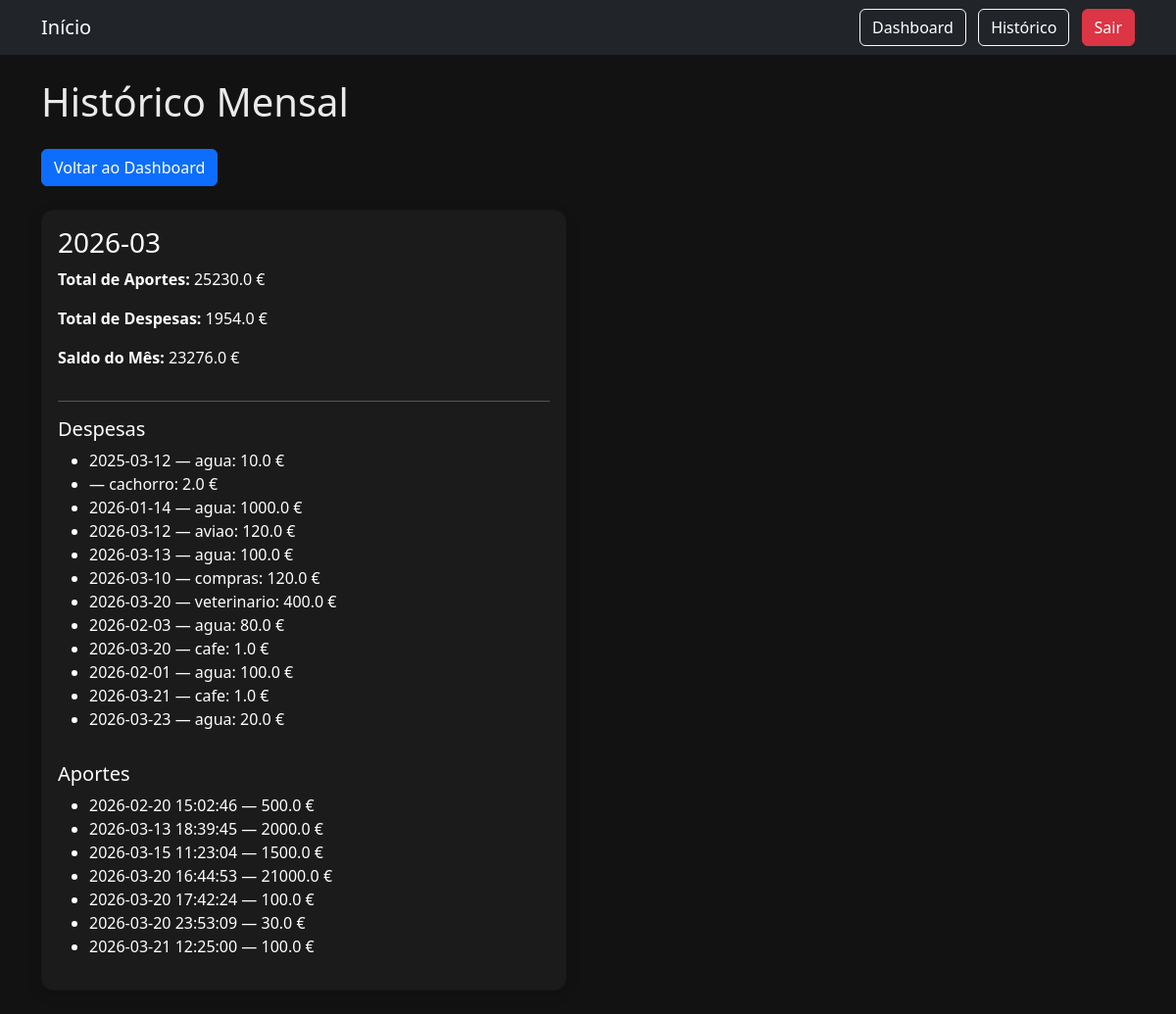
The app's page /historico (signed in) with its own data.
### tables this page shows
CREATE TABLE historico_despesas (
        id INTEGER PRIMARY KEY AUTOINCREMENT,
        user_id INTEGER NOT NULL,
        descricao TEXT NOT NULL,
        valor REAL NOT NULL,
        data TEXT NOT NULL,
        mes_referente TEXT NOT NULL
    );

CREATE TABLE historico_aportes (
        id INTEGER PRIMARY KEY AUTOINCREMENT,
        user_id INTEGER NOT NULL,
        valor REAL NOT NULL,
        data TEXT NOT NULL,
        mes_referente TEXT NOT NULL
    );

### app.py (the view)
@app.route("/historico")
@login_required
def historico():
    user_id = session["user_id"]
    db = get_db()
    meses = db.execute("""
        SELECT DISTINCT mes_referente
        FROM (
            SELECT mes_referente FROM historico_despesas WHERE user_id = ?
            UNION
            SELECT mes_referente FROM historico_aportes WHERE user_id = ?
        )
        ORDER BY mes_referente DESC
    """, (user_id, user_id)).fetchall()
    historico_por_mes = {}
    for m in meses:
        mes = m["mes_referente"]
        despesas = db.execute("""
            SELECT descricao, valor, data
            FROM historico_despesas
            WHERE user_id = ? AND mes_referente = ?
        """, (user_id, mes)).fetchall()
        aportes = db.execute("""
            SELECT valor, data
            FROM historico_aportes
            WHERE user_id = ? AND mes_referente = ?
        """, (user_id, mes)).fetchall()
        total_despesas = sum(d["valor"] for d in despesas)
        total_aportes = sum(a["valor"] for a in aportes)
        saldo = total_aportes - total_despesas
        historico_por_mes[mes] = {
            "despesas": despesas,
            "aportes": aportes,
            "total_despesas": total_despesas,
            "total_aportes": total_aportes,
            "saldo": saldo
        }
    return render_template("historico.html", historico=historico_por_mes)

### app.py (called while the page is built)
def login_required(view):
    @wraps(view)
    def wrapped(*args, **kwargs):
        if "user_id" not in session:
            return redirect(url_for("login"))
        return view(*args, **kwargs)
    return wrapped

### db.py (called while the page is built)
def get_db():
    if "db" not in g:
        g.db = sqlite3.connect(DATABASE)
        g.db.row_factory = sqlite3.Row
    return g.db

### templates/historico.html (shortened to what this page needs)
{% extends "base.html" %}
{% block content %}
<h1 class="mb-4">Histórico Mensal</h1>
<a href="{{ url_for('dashboard') }}" class="btn btn-primary mb-4">Voltar ao Dashboard</a>
{% if historico %}
    {% for mes, dados in historico.items() %}
        <div class="card mb-4 p-3">
            <h3>{{ mes }}</h3>
            <p><strong>Total de Aportes:</strong> {{ dados.total_aportes }} €</p>
            <p><strong>Total de Despesas:</strong> {{ dados.total_despesas }} €</p>
            <p><strong>Saldo do Mês:</strong> {{ dados.saldo }} €</p>
            <hr>
            <h5>Despesas</h5>
            {% if dados.despesas %}
                <ul>
                    {% for d in dados.despesas %}
                        <li>{{ d.data }} — {{ d.descricao }}: {{ d.valor }} €</li>
                    {% endfor %}
                </ul>
            {% else %}
                <p>Sem despesas registadas.</p>
            {% endif %}
            <h5 class="mt-3">Aportes</h5>
            {% if dados.aportes %}
                <ul>
                    {% for a in dados.aportes %}
                        <li>{{ a.data }} — {{ a.valor }} €</li>
                    {% endfor %}
                </ul>
            {% else %}
                <p>Sem aportes registados.</p>
            {% endif %}
        </div>
    {% endfor %}
{% else %}
    <p>Não existe histórico disponível.</p>
{% endif %}
{% endblock %}

### templates/base.html (shortened to what this page needs)
<!doctype html>
<html lang="pt">
<head>
    <link href="https://cdn.jsdelivr.net/npm/bootstrap@5.3.3/dist/css/bootstrap.min.css" rel="stylesheet">
    <link rel="stylesheet" href="{{ url_for('static', filename='style.css') }}">
</head>
<body class="dark-mode">
<nav class="navbar navbar-expand-lg navbar-dark bg-dark mb-4">
    <div class="container">
        <a class="navbar-brand" href="{{ url_for('landing') }}">Início</a>
        <div>
            {% if session.get("user_id") %}
                <a href="{{ url_for('dashboard') }}" class="btn btn-outline-light me-2">Dashboard</a>
                <a href="{{ url_for('historico') }}" class="btn btn-outline-light me-2">Histórico</a>
                <a href="{{ url_for('logout') }}" class="btn btn-danger">Sair</a>
            {% else %}
                <a href="{{ url_for('login') }}" class="btn btn-outline-light me-2">Entrar</a>
                <a href="{{ url_for('register') }}" class="btn btn-primary">Criar Conta</a>
            {% endif %}
        </div>
    </div>
</nav>
<div class="container">
    {% block content %}{% endblock %}
</div>
</body>
</html>

### static/style.css (style rules this page uses)
.container { position: relative; z-index: 10; }
.navbar { position: relative; z-index: 9999; }
.card { background: rgba(255, 255, 255, 0.85); border-radius: 12px; backdrop-filter: blur(6px); box-shadow: 0 4px 14px rgba(0,0,0,0.15); transition: transform 0.2s ease; }
@media (min-width: 992px) { .card { width: 48%; } }
body.dark-mode { background-color: #121212; color: #eaeaea; }
body.dark-mode .card { background: rgba(30, 30, 30, 0.85); color: #fff; }
body.dark-mode .btn { color: #fff; }
body { animation: fadeIn 0.6s ease-out; }

### records on screen
historico_despesas: data "2025-03-12", descricao "agua", valor "10.0"
historico_despesas: descricao "cachorro", valor "2.0"
historico_despesas: data "2026-01-14", descricao "agua", valor "1000.0"
historico_despesas: data "2026-03-12", descricao "aviao", valor "120.0"
historico_despesas: data "2026-03-13", descricao "agua", valor "100.0"
historico_despesas: data "2026-03-10", descricao "compras", valor "120.0"
historico_despesas: data "2026-03-20", descricao "veterinario", valor "400.0"
historico_despesas: data "2026-02-03", descricao "agua", valor "80.0"
historico_despesas: data "2026-03-20", descricao "cafe", valor "1.0"
historico_despesas: data "2026-02-01", descricao "agua", valor "100.0"
historico_despesas: data "2026-03-21", descricao "cafe", valor "1.0"
historico_despesas: data "2026-03-23", descricao "agua", valor "20.0"
historico_aportes: data "2026-02-20 15:02:46", valor "500.0"
historico_aportes: data "2026-03-13 18:39:45", valor "2000.0"
historico_aportes: data "2026-03-15 11:23:04", valor "1500.0"
historico_aportes: data "2026-03-20 16:44:53", valor "21000.0"
historico_aportes: data "2026-03-20 17:42:24", valor "100.0"
historico_aportes: data "2026-03-20 23:53:09", valor "30.0"
historico_aportes: data "2026-03-21 12:25:00", valor "100.0"

### other values on screen
{{ mes }} "2026-03"
{{ dados.total_aportes }} "25230.0"
{{ dados.total_despesas }} "1954.0"
{{ dados.saldo }} "23276.0"
